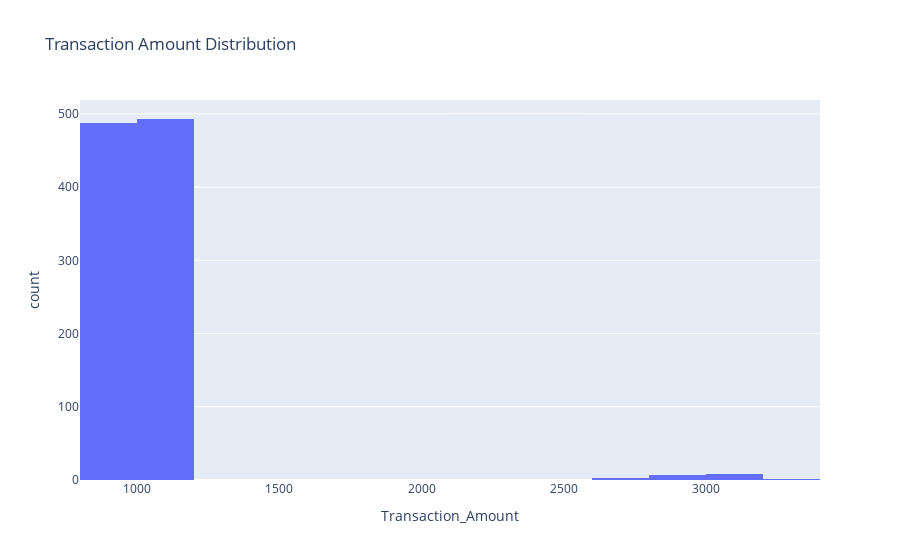

Notebook cell for this chart:
### Code cell
amount_figure.show()

### Figure 1 — Plotly figure (JSON) as saved in the notebook; plotly's stock layout.template omitted (floating-point values rounded to 4 significant figures; data arrays with more than 128 entries replaced by an {"elided": "..."} marker saying what was removed)
{"data": [{"bingroup": "x", "hovertemplate": "Transaction_Amount=%{x}<br>count=%{y}<extra></extra>", "legendgroup": "", "marker": {"color": "#636efa", "pattern": {"shape": ""}}, "name": "", "nbinsx": 20, "orientation": "v", "showlegend": false, "type": "histogram", "x": {"elided": "1000 float values"}, "xaxis": "x", "yaxis": "y"}], "layout": {"barmode": "relative", "legend": {"tracegroupgap": 0}, "title": {"text": "Transaction Amount Distribution"}, "xaxis": {"anchor": "y", "domain": [0, 1], "title": {"text": "Transaction_Amount"}}, "yaxis": {"anchor": "x", "domain": [0, 1], "title": {"text": "count"}}}}
